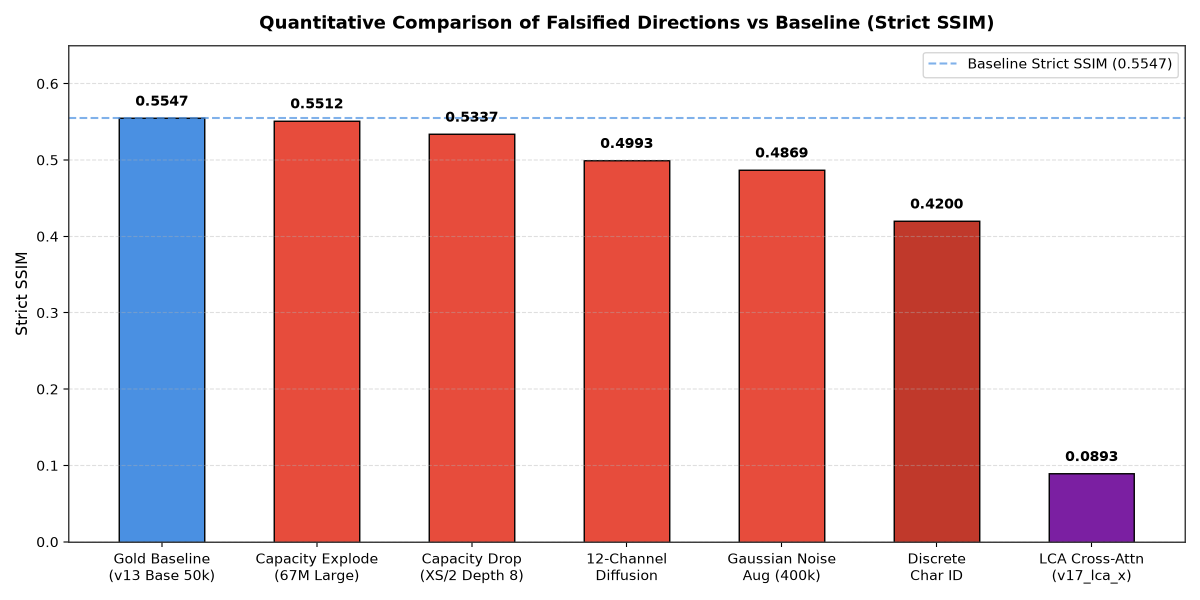
#> input picture docs/04_experiments/imgs/chart_falsification_comparison.png, 2400 x 1200 px (shown at 1/2 size); its folder holds 2 pictures in this run
$ python fs6_bgstats.py
#> lines starting #> are read from the running program, lines starting #| are printed output that depends on the picture
#!/usr/bin/env python
# -*- coding: utf-8 -*-
"""fs6_bgstats.py — 50k 训练图 vs 各 few-shot 主题图的底色/对比度分布，判断要不要做自动电平。

Diff loss 的绝对值受"背景灰度/对比度"影响很大：如果主题图是灰底宣纸而 50k 是接近纯白,
那 few-shot 的 loss 高就有一部分来自**底色**而不是**风格**, 判读会错。
"""
import glob
import os

import numpy as np
from PIL import Image

os.chdir("/root/Workspace/xy/DiT")
Image.MAX_IMAGE_PIXELS = None


def stats(paths, label):
#> called with label = '50k 训练图'
    bg, ink, gm = [], [], []
    for p in paths[::max(1, len(paths) // 400)]:
        try:
            a = np.asarray(Image.open(p).convert("L"), dtype=np.uint8)
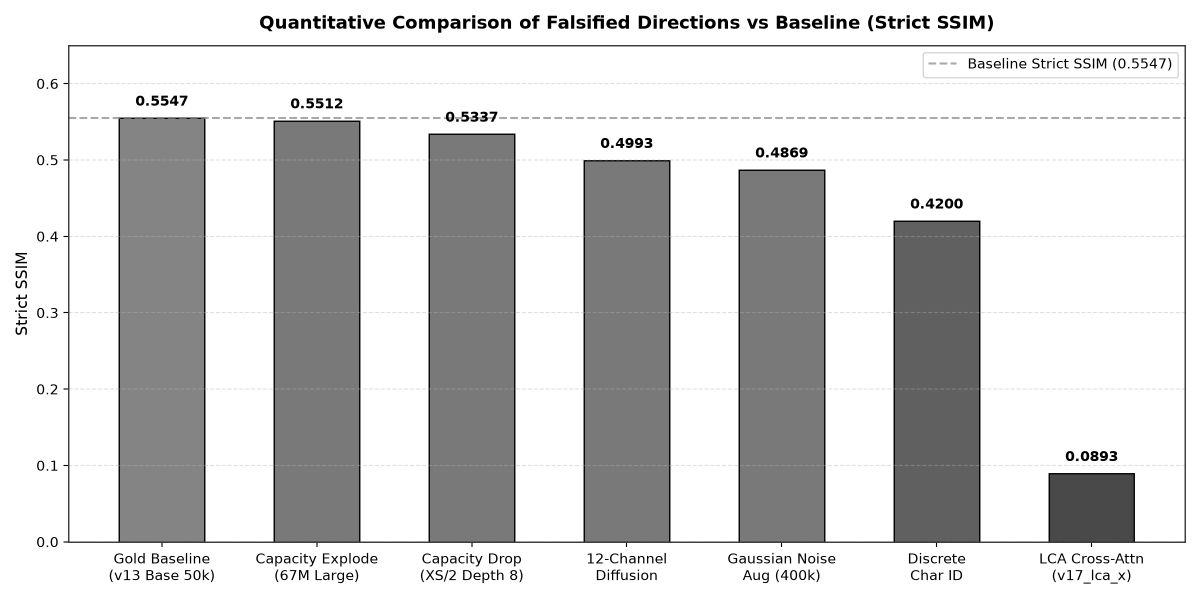
#> a: shape (1200, 2400) (shown at 1/2 size); min 0, max 255, mean 208.9
        except Exception:
            continue
        gm.append(a.mean())
        bg.append(np.percentile(a, 90))          # 背景 = 亮端 90 分位
        ink.append((a < 128).mean())
    gm, bg, ink = np.array(gm), np.array(bg), np.array(ink)
#> gm = [208.9, 248.7]; bg = [255, 255]; ink = [0.26, 0.0244]
    print(f"{label:<16} n={len(gm):>4}  灰度均值={gm.mean():6.1f}  "
          f"底色p90={bg.mean():6.1f}±{bg.std():4.1f}  墨占比={ink.mean():.3f}")
#| 50k 训练图          n=   2  灰度均值= 228.8  底色p90= 255.0± 0.0  墨占比=0.142


k50 = sorted(glob.glob("data/50k/imgs/*.png"))
stats(k50, "50k 训练图")
for t in ["沈周-行", "伊秉绶-行", "傅山-行", "伊秉绶-隶", "宋高宗-楷", "徐渭-行"]:
    stats(sorted(glob.glob(f"data/50k/fs6_imgs_{t}/*.png")), t)
stats([r for r in sorted(glob.glob("data/50k/std/*.png"))], "std 骨架图")
